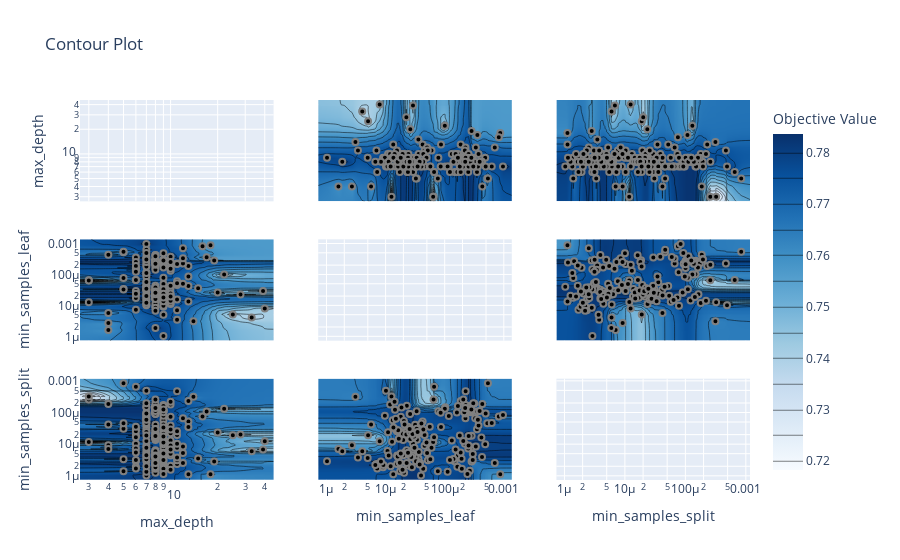

The notebook cell saved with this chart:
### Code cell
from optuna.visualization import plot_contour
plot_contour(study)

### Figure 1 — Plotly figure (JSON) as saved in the notebook; plotly's stock layout.template omitted (floating-point values rounded to 4 significant figures; data arrays with more than 128 entries replaced by an {"elided": "..."} marker saying what was removed)
{"data": [{"type": "scatter", "xaxis": "x", "yaxis": "y"}, {"colorbar": {"title": {"text": "Objective Value"}}, "colorscale": [[0, "rgb(247,251,255)"], [0.125, "rgb(222,235,247)"], [0.25, "rgb(198,219,239)"], [0.375, "rgb(158,202,225)"], [0.5, "rgb(107,174,214)"], [0.625, "rgb(66,146,198)"], [0.75, "rgb(33,113,181)"], [0.875, "rgb(8,81,156)"], [1, "rgb(8,48,107)"]], "connectgaps": true, "contours": {"coloring": "heatmap"}, "hoverinfo": "none", "line": {"smoothing": 1.3}, "reversescale": false, "showscale": true, "type": "contour", "x": [2.636, 3, 4, 5, 6, 7, 8, 9, 10, 11, 12, 13, 14, 15, 16, 17, 18, 19, 20, 22, 25, 28, 33, 39, 40, 45.53], "xaxis": "x4", "y": {"elided": "202 float values"}, "yaxis": "y4", "z": {"elided": "202x26 float values"}}, {"marker": {"color": "black", "line": {"color": "Gray", "width": 2}}, "mode": "markers", "name": "Feasible Trial", "showlegend": false, "type": "scatter", "x": {"elided": "200 int values"}, "xaxis": "x4", "y": {"elided": "200 float values"}, "yaxis": "y4"}, {"colorbar": {"title": {"text": "Objective Value"}}, "colorscale": [[0, "rgb(247,251,255)"], [0.125, "rgb(222,235,247)"], [0.25, "rgb(198,219,239)"], [0.375, "rgb(158,202,225)"], [0.5, "rgb(107,174,214)"], [0.625, "rgb(66,146,198)"], [0.75, "rgb(33,113,181)"], [0.875, "rgb(8,81,156)"], [1, "rgb(8,48,107)"]], "connectgaps": true, "contours": {"coloring": "heatmap"}, "hoverinfo": "none", "line": {"smoothing": 1.3}, "reversescale": false, "showscale": false, "type": "contour", "x": [2.636, 3, 4, 5, 6, 7, 8, 9, 10, 11, 12, 13, 14, 15, 16, 17, 18, 19, 20, 22, 25, 28, 33, 39, 40, 45.53], "xaxis": "x7", "y": {"elided": "202 float values"}, "yaxis": "y7", "z": {"elided": "202x26 float values"}}, {"marker": {"color": "black", "line": {"color": "Gray", "width": 2}}, "mode": "markers", "name": "Feasible Trial", "showlegend": false, "type": "scatter", "x": {"elided": "200 int values"}, "xaxis": "x7", "y": {"elided": "200 float values"}, "yaxis": "y7"}, {"colorbar": {"title": {"text": "Objective Value"}}, "colorscale": [[0, "rgb(247,251,255)"], [0.125, "rgb(222,235,247)"], [0.25, "rgb(198,219,239)"], [0.375, "rgb(158,202,225)"], [0.5, "rgb(107,174,214)"], [0.625, "rgb(66,146,198)"], [0.75, "rgb(33,113,181)"], [0.875, "rgb(8,81,156)"], [1, "rgb(8,48,107)"]], "connectgaps": true, "contours": {"coloring": "heatmap"}, "hoverinfo": "none", "line": {"smoothing": 1.3}, "reversescale": false, "showscale": false, "type": "contour", "x": {"elided": "202 float values"}, "xaxis": "x2", "y": [2.636, 3, 4, 5, 6, 7, 8, 9, 10, 11, 12, 13, 14, 15, 16, 17, 18, 19, 20, 22, 25, 28, 33, 39, 40, 45.53], "yaxis": "y2", "z": {"elided": "26x202 float values"}}, {"marker": {"color": "black", "line": {"color": "Gray", "width": 2}}, "mode": "markers", "name": "Feasible Trial", "showlegend": false, "type": "scatter", "x": {"elided": "200 float values"}, "xaxis": "x2", "y": {"elided": "200 int values"}, "yaxis": "y2"}, {"type": "scatter", "xaxis": "x5", "yaxis": "y5"}, {"colorbar": {"title": {"text": "Objective Value"}}, "colorscale": [[0, "rgb(247,251,255)"], [0.125, "rgb(222,235,247)"], [0.25, "rgb(198,219,239)"], [0.375, "rgb(158,202,225)"], [0.5, "rgb(107,174,214)"], [0.625, "rgb(66,146,198)"], [0.75, "rgb(33,113,181)"], [0.875, "rgb(8,81,156)"], [1, "rgb(8,48,107)"]], "connectgaps": true, "contours": {"coloring": "heatmap"}, "hoverinfo": "none", "line": {"smoothing": 1.3}, "reversescale": false, "showscale": false, "type": "contour", "x": {"elided": "202 float values"}, "xaxis": "x8", "y": {"elided": "202 float values"}, "yaxis": "y8", "z": {"elided": "202x202 float values"}}, {"marker": {"color": "black", "line": {"color": "Gray", "width": 2}}, "mode": "markers", "name": "Feasible Trial", "showlegend": false, "type": "scatter", "x": {"elided": "200 float values"}, "xaxis": "x8", "y": {"elided": "200 float values"}, "yaxis": "y8"}, {"colorbar": {"title": {"text": "Objective Value"}}, "colorscale": [[0, "rgb(247,251,255)"], [0.125, "rgb(222,235,247)"], [0.25, "rgb(198,219,239)"], [0.375, "rgb(158,202,225)"], [0.5, "rgb(107,174,214)"], [0.625, "rgb(66,146,198)"], [0.75, "rgb(33,113,181)"], [0.875, "rgb(8,81,156)"], [1, "rgb(8,48,107)"]], "connectgaps": true, "contours": {"coloring": "heatmap"}, "hoverinfo": "none", "line": {"smoothing": 1.3}, "reversescale": false, "showscale": false, "type": "contour", "x": {"elided": "202 float values"}, "xaxis": "x3", "y": [2.636, 3, 4, 5, 6, 7, 8, 9, 10, 11, 12, 13, 14, 15, 16, 17, 18, 19, 20, 22, 25, 28, 33, 39, 40, 45.53], "yaxis": "y3", "z": {"elided": "26x202 float values"}}, {"marker": {"color": "black", "line": {"color": "Gray", "width": 2}}, "mode": "markers", "name": "Feasible Trial", "showlegend": false, "type": "scatter", "x": {"elided": "200 float values"}, "xaxis": "x3", "y": {"elided": "200 int values"}, "yaxis": "y3"}, {"colorbar": {"title": {"text": "Objective Value"}}, "colorscale": [[0, "rgb(247,251,255)"], [0.125, "rgb(222,235,247)"], [0.25, "rgb(198,219,239)"], [0.375, "rgb(158,202,225)"], [0.5, "rgb(107,174,214)"], [0.625, "rgb(66,146,198)"], [0.75, "rgb(33,113,181)"], [0.875, "rgb(8,81,156)"], [1, "rgb(8,48,107)"]], "connectgaps": true, "contours": {"coloring": "heatmap"}, "hoverinfo": "none", "line": {"smoothing": 1.3}, "reversescale": false, "showscale": false, "type": "contour", "x": {"elided": "202 float values"}, "xaxis": "x6", "y": {"elided": "202 float values"}, "yaxis": "y6", "z": {"elided": "202x202 float values"}}, {"marker": {"color": "black", "line": {"color": "Gray", "width": 2}}, "mode": "markers", "name": "Feasible Trial", "showlegend": false, "type": "scatter", "x": {"elided": "200 float values"}, "xaxis": "x6", "y": {"elided": "200 float values"}, "yaxis": "y6"}, {"type": "scatter", "xaxis": "x9", "yaxis": "y9"}], "layout": {"title": {"text": "Contour Plot"}, "xaxis": {"anchor": "y", "domain": [0, 0.2889], "matches": "x7", "range": [0.4209, 1.658], "showticklabels": false, "type": "log"}, "xaxis2": {"anchor": "y2", "domain": [0.3556, 0.6444], "matches": "x8", "range": [-6.14, -2.865], "showticklabels": false, "type": "log"}, "xaxis3": {"anchor": "y3", "domain": [0.7111, 1], "matches": "x9", "range": [-6.132, -2.931], "showticklabels": false, "type": "log"}, "xaxis4": {"anchor": "y4", "domain": [0, 0.2889], "matches": "x7", "range": [0.4209, 1.658], "showticklabels": false, "type": "log"}, "xaxis5": {"anchor": "y5", "domain": [0.3556, 0.6444], "matches": "x8", "range": [-6.14, -2.865], "showticklabels": false, "type": "log"}, "xaxis6": {"anchor": "y6", "domain": [0.7111, 1], "matches": "x9", "range": [-6.132, -2.931], "showticklabels": false, "type": "log"}, "xaxis7": {"anchor": "y7", "domain": [0, 0.2889], "range": [0.4209, 1.658], "title": {"text": "max_depth"}, "type": "log"}, "xaxis8": {"anchor": "y8", "domain": [0.3556, 0.6444], "range": [-6.14, -2.865], "title": {"text": "min_samples_leaf"}, "type": "log"}, "xaxis9": {"anchor": "y9", "domain": [0.7111, 1], "range": [-6.132, -2.931], "title": {"text": "min_samples_split"}, "type": "log"}, "yaxis": {"anchor": "x", "domain": [0.7333, 1], "range": [0.4209, 1.658], "title": {"text": "max_depth"}, "type": "log"}, "yaxis2": {"anchor": "x2", "domain": [0.7333, 1], "matches": "y", "range": [0.4209, 1.658], "showticklabels": false, "type": "log"}, "yaxis3": {"anchor": "x3", "domain": [0.7333, 1], "matches": "y", "range": [0.4209, 1.658], "showticklabels": false, "type": "log"}, "yaxis4": {"anchor": "x4", "domain": [0.3667, 0.6333], "range": [-6.14, -2.865], "title": {"text": "min_samples_leaf"}, "type": "log"}, "yaxis5": {"anchor": "x5", "domain": [0.3667, 0.6333], "matches": "y4", "range": [-6.14, -2.865], "showticklabels": false, "type": "log"}, "yaxis6": {"anchor": "x6", "domain": [0.3667, 0.6333], "matches": "y4", "range": [-6.14, -2.865], "showticklabels": false, "type": "log"}, "yaxis7": {"anchor": "x7", "domain": [0, 0.2667], "range": [-6.132, -2.931], "title": {"text": "min_samples_split"}, "type": "log"}, "yaxis8": {"anchor": "x8", "domain": [0, 0.2667], "matches": "y7", "range": [-6.132, -2.931], "showticklabels": false, "type": "log"}, "yaxis9": {"anchor": "x9", "domain": [0, 0.2667], "matches": "y7", "range": [-6.132, -2.931], "showticklabels": false, "type": "log"}}}
